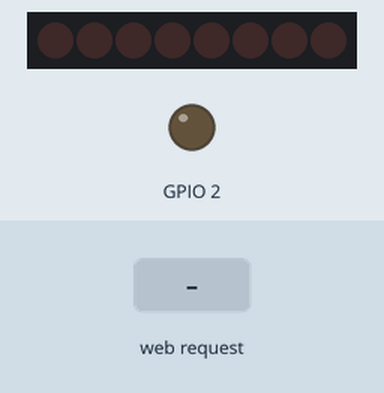
Simulated run of this sketch. Board: ESP8266 (NodeMCU). Shown: 8 shift-register outputs drawn as a row of LEDs (first output left, lit = HIGH), output pins drawn as LEDs (lit = HIGH). The test bench sets the inputs (shaded band). WiFi joins after 1.5 s; servers stay silent unless stated; pins used as bus, display or sensor lines are not drawn; what the sketch prints to the serial monitor is not drawn.

Above: at 2.7 s.
2.8 s: HTTP request GET /gpio/1 received
At 4.0 s:
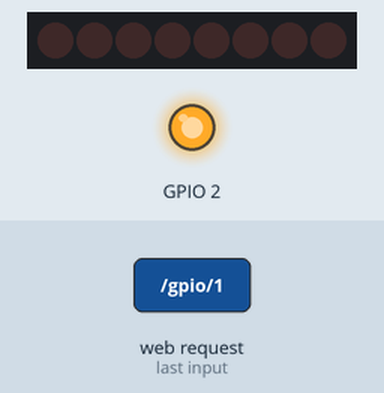
4.3 s: HTTP request GET /gpio/0 received
At 5.1 s:
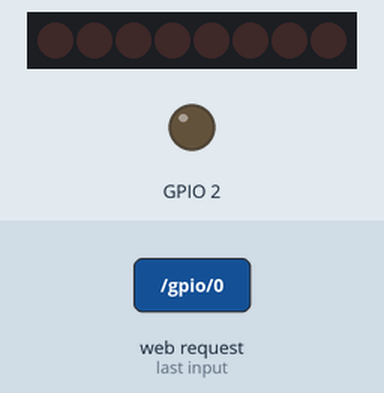
Timing chart, 0 to 7.3 s (numbered marks = the images above; inputs shaded):
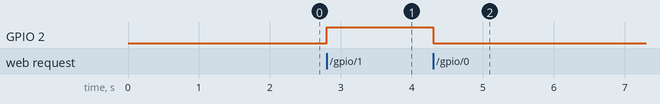

The sketch:

WiFiWebServer_hex.ino
```cpp
/*
 *  This sketch demonstrates how to set up a simple HTTP-like server.
 *  The server will set a GPIO pin depending on the request
 *    http://server_ip/gpio/0 will set the GPIO2 low,
 *    http://server_ip/gpio/1 will set the GPIO2 high
 *  server_ip is the IP address of the ESP8266 module, will be
 *  printed to Serial when the module is connected.
 */

#include <ESP8266WiFi.h>
int bitsToSend = 0;
//Пин подключен к ST_CP входу 74HC595
int latchPin = 16;
//Пин подключен к SH_CP входу 74HC595
int clockPin = 14;
//Пин подключен к DS входу 74HC595
int dataPin = 13;
String val0 = "";
const char* ssid = "Fixiki";
const char* password = "lysyedemony";

// Create an instance of the server
// specify the port to listen on as an argument
WiFiServer server(80);


void setup() {
  Serial.begin(115200);
  delay(10);
pinMode(latchPin, OUTPUT);
  pinMode(clockPin, OUTPUT);
  pinMode(dataPin, OUTPUT);
  // prepare GPIO2
  pinMode(2, OUTPUT);
  digitalWrite(2, 0);
  registerWrite(0,0,0);
  // Connect to WiFi network
  Serial.println();
  Serial.println();
  Serial.print("Connecting to ");
  Serial.println(ssid);

  WiFi.begin(ssid, password);

  while (WiFi.status() != WL_CONNECTED) {
    delay(500);
    Serial.print(".");
  }
  Serial.println("");
  Serial.println("WiFi connected");

  // Start the server
  server.begin();
  Serial.println("Server started");

  // Print the IP address
  Serial.println(WiFi.localIP());

}

void loop() {
  // Check if a client has connected
  WiFiClient client = server.available();
  if (!client) {
    return;
  }

  // Wait until the client sends some data
  Serial.println("new client");
  while(!client.available()){
    delay(1);
  }

  // Read the first line of the request
  String req = client.readStringUntil('\r');
  int val2 = req.length();
  if  (val2 > 11){
  val2 = val2-9;
  String val1=req.substring(5,val2);
  Serial.println(val2);
  Serial.println(req);
  val0=val1;
  Serial.println(val1);
  String val5 = req.substring(5,9);
  Serial.print("val5= ");
  Serial.println(val5);
  if (val5 == "h595"){
   String ib=val0.substring(5,6);
   Serial.print("bs= ");
   Serial.println(ib);
   int bs=ib.toInt();
   ib=val0.substring(6,7);
   Serial.print("bt= ");
   Serial.println(ib);
   int bt=ib.toInt();
   ib=val0.substring(7,8);
   Serial.print("ur= ");
   Serial.println(ib);
   int ur=ib.toInt();
   registerWrite(bs,bt,ur);
  }
  if (val2 > 12){
    String rd=val0.substring(7);
    int hex=rd.toInt();
    Serial.print("Hex= ");
    Serial.println(hex);
    Serial.println(rd);


  }
  }
  else{
    Serial.println(req);
  }


  client.flush();

  // Match the request
  int val;
  if (req.indexOf("/gpio/0") != -1)
    val = 0;
  else if (req.indexOf("/gpio/1") != -1)
    val = 1;
  else {
    Serial.println("invalid request");
    client.stop();
    return;
  }

  // Set GPIO2 according to the request
  digitalWrite(2, val);
  Serial.print("Gpio= ");
  Serial.println(val);

  client.flush();

  // Prepare the response
  String s = "HTTP/1.1 200 OK\r\nContent-Type: text/html\r\n\r\n<!DOCTYPE HTML>\r\n<html>\r\nGPIO is now ";
  s += (val)?"high":"low";
  s += "<br />";
  s += "<h1><a href = /gpio/0>Led ON</a></h1><br />";
  s += "<h1><a href = /gpio/1>Led OFF</a></h1><br />";
 s += "</html>\n";

  // Send the response to the client
  client.print(s);
  delay(1);
  Serial.println("Client disonnected");

  // The client will actually be disconnected
  // when the function returns and 'client' object is detroyed
}
// Этот метот записывает байт в регистр
void registerWrite(int bits, int whichPin, int whichState) {
// инициализируем и обнуляем байт

if (bits ==0){
 bitsToSend = 0;
}
else{
 // устанавливаем HIGH в соответствующем бите
  bitWrite(bitsToSend, whichPin, whichState);
}
 digitalWrite(latchPin, 0);
  // проталкиваем байт в регистр
  shiftOut(dataPin, clockPin, MSBFIRST, bitsToSend);

    // "защелкиваем" регистр, чтобы байт появился на его выходах
  digitalWrite(latchPin, HIGH);
}
```

Measured:
- after the input at 2.8 s, GPIO 2: LOW → HIGH at once
- after the input at 4.3 s, GPIO 2: HIGH → LOW at once
